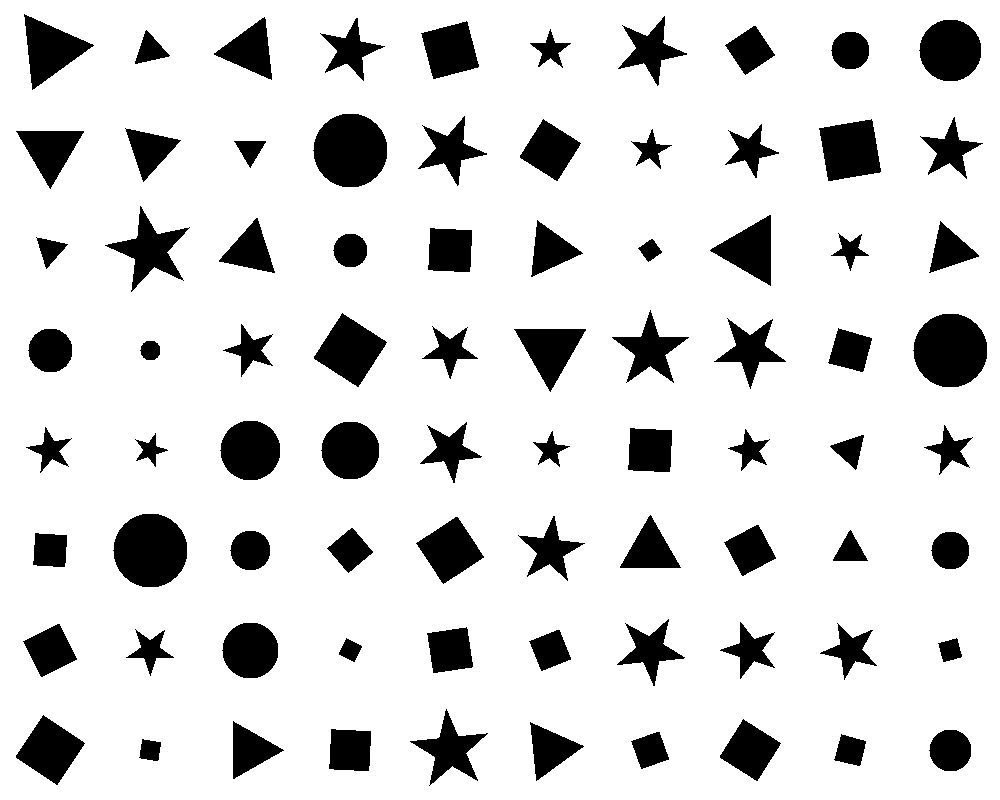
%> input picture 1/Input/Shapes0.png, 1000 x 800 px
$ octave createReportImages.m   (GNU Octave 9; MATLAB toolbox functions it lacks are replaced by stand-ins)
%> lines starting %> are read from the running program, lines starting %| are printed output that depends on the picture; in (x1, y1, x2, y2) boxes, pixels count from 0 and x2, y2 are one past the last pixel; in counts of white or black regions, pixels touching at a corner belong together; the program's own positions count from 1
### 1/readImgFileByName.m
function [ img ] = readImgFileByName( filePathName )
%> called with filePathName = 'Input/Shapes0'
%READIMGFILEBYNAME loads png input images used for classification
% assumption: shapes are white (=1), background is black (=0)
%   @param filePathName String with path and filename of target dataset.
%   @return MxN binary valued image with described color encoding.

    img = imread(strcat(filePathName, '.png'));
%> img is the input picture: size 800x1000 uint8; 85.1% white; 80 black regions, largest, box (x1, y1, x2, y2) and area: (313, 114, 387, 187) 4274, (913, 314, 987, 387) 4274, (113, 514, 187, 587) 4274
    % Invert image, we want background to be black.
    img = im2double(img);
    img = 1 - img;
end

### 1/detectNoiseType.m
function [type, fringeRanking] = detectNoiseType(img)
%DETECTNOISETYPE detect type of noise: underlying main assumption: our image is binary
%   valued. In order to apply an appropriate pre-processing we first have
%   to detect the corresponding type of issue. this detection is done by
%   applying a series of combinatorial heuristics. The main idea is to
%   compare a given image with a certain preprocessed version of itself. If
%   the diff is large enoug, we assume that the image suffers from that
%   particular kind of issue (noise or fringes). Note that it is very
%   important to first be able to detect whether a image suffers from some
%   median shift issues (i.e. salt & pepper noise) and only then try to
%   decide it is really a salt & pepper issue case (or rather a fringe
%   case). fringes are detected by applying an edge restauration algorithm.
%   this is done by smoothing out all edges. the result is an image of
%   "thick" edges that are smoothed out. we then apply a thresholding: if
%   the smoothed pixelvalue is below some epsilon value, we set it to zero
%   (pixel does not belong to edge). otherwise it is set to 1 (belongs to
%   edge). this guarantees a continuous edge reconstruction. the then use
%   this iamge as a AND-Mask and apply it to the original. if the
%   difference is too great (sum of pixels in and-ed image), then we assume
%   our input image suffers from fringes. otherwise we continue assuming it
%   suffers from salt-and pepper noise. in case no kind of issue was
%   detected, we assume that our image does not require any particular
%   preprocessing and yields the corresponding response flag.
%
%   @param img input 2d image can be noisy but is valued 0 or 1.
%   @return type an integer flag to decide what pre-processing we have to
%   apply. it is equal to:
%       1 if Gaussian noise detected
%       2 if Salt- and Peper noise detected
%       3 if no noise detected
%       4 if Fringes in images detected
%
fringeRanking = 0;
    [counts,binLocations] = imhist(img);
%> counts = 256 values, max 680972 at index 1, min 0 at index 2, mean 3125; binLocations = 256 values from 0 to 1
    % two types of buckets mean we have only values 0, 1
    % this means we either do have salt and peper noise or no noise.
    if length(binLocations(counts > 0)) == 2,
        type = 2;
        % heuristics: if there are at most 1.1 times the larger dimension
        % of an image wrong then we assume we have no noise given. Sadly,
        % fringes also resond positively to that thest. however,
        % there is another heuristic in order to detect fringes.

        fringeRanking = abs(sum(sum(medfilt2(img, [5 5])-img)));
%> fringeRanking = 841
        if fringeRanking < max(size(img))*1.1,
            % If more than 100 pixels differ (according to the diff. of a gaussian
            % smoothed thresholding reconstruction of the image, we assume
            % that there are fringes present. NB: applying a gaussian
            % reconstruction is a faster variant of applying a bilateral
            % filter but its reconstruction yields not that well results,
            % though. The case fringeRanking < 200 is for ultra soft
            % fringes. Clean images have a fringeRanking > 200 (around 300)
            % all constants have been determined by try and error.
            fringeRanking = sum(sum(abs(img-restoreImg( img, 0.5 , false)&img)));
            if  fringeRanking > 400 || fringeRanking < 200,
                type = 4;
            else
                type = 3;
            end


        end
    % this corresponds to gaussian noise
    else
        type = 1;
    end
end

### 1/restoreImg.m
function [ out ] = restoreImg( img, N, useBilatFilter)
%> called with N = 0.5, useBilatFilter = false
%RESTOREIMG Summary of this function goes here
%   Detailed explanation goes here

    % Apply thresholding to reconstruct edges.
   if useBilatFilter == true
    out = (double(im2bw(bfilt(img, 2, 2), 0.85)));
   else
    g = fspecial('gaussian', max(1,fix(6*N)), N);
    % Smoothed squared image derivatives
    blurredImg = conv2(img, g, 'same');
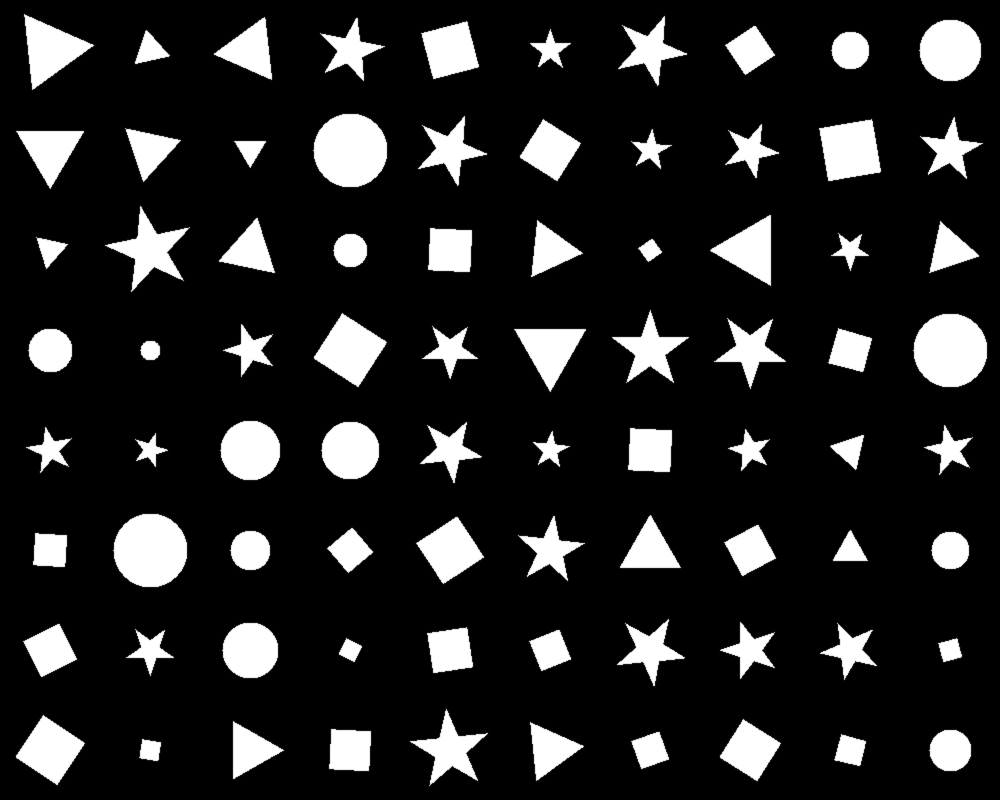
%> blurredImg: size 800x1000 double; min 0, max 1, mean 0.149
    out = double(im2bw(blurredImg, 0.8));
%> out: size 800x1000 double; values 0 (black) and 1 (white), 14.8% white; 80 white regions, largest, box (x1, y1, x2, y2) and area: (314, 114, 387, 187) 4273, (914, 314, 987, 387) 4273, (114, 514, 187, 587) 4273
   end

end

### 1/readImageAndGT.m
function [ img_preprocessed, gt, img, PREPROCESS, fringeRanking ] = readImageAndGT(filename, suffix, useGaussianNoise)
%READIMAGEANDGT Returns a preprocessed image and the ground truth
    filepathname = ['Input/', filename];
    filepathname = strcat(filepathname, suffix);

    img = readImgFileByName(filepathname);

    if (useGaussianNoise == 1) img = imnoise(img,'gaussian', 0, .1); end

    [PREPROCESS, fringeRanking] = detectNoiseType(img);
%> in detectNoiseType, `fringeRanking = sum(sum(abs(img-restoreImg( img, 0.5 , false)&img)));`: fringeRanking = 344
%> PREPROCESS = 3; fringeRanking = 344
    % Image img is (M x N)


%> the run ends on the next line
    gt = textread(['Input/', filename, '.txt'], '%s');
    G = fspecial('gaussian');
    % correct gaussian noise using a wiener filter - relying on a common
    % degregation noise model:
    %       given_image := conv(clean_img, blur_kernel) + noise
    if (PREPROCESS == 1)
        img_preprocessed = wiener2(img,[5 5]);
        G = fspecial('gaussian',[5 5], 1);
    % Median filter, effective against salt and pepper noise.
    elseif (PREPROCESS == 4)
        img_preprocessed = restoreImg(img, 2.3, false);
    elseif (PREPROCESS == 2)
        img_preprocessed = medfilt2(img, [5 5]);

        % img_preprocessed = ownMedianFilter(img, 5);

        img_preprocessed = restoreImg(img_preprocessed, 2.3, true);
    elseif (PREPROCESS == 3)
        img_preprocessed = img;
    end

    % preprocess image for sobel edge detector - pre-smooth it => good results
    img_preprocessed = imfilter(img_preprocessed, G, 'same');
    if (PREPROCESS == 1)
        img_preprocessed = double(im2bw(img_preprocessed, 0.5));
    end
end

### 1/createReportImages.m
clc
clear all;
close all;
OUTPUT = 0;
%% Select position of subimage and prefix (for dumping)
if OUTPUT ==0
    img_prefix = 'square';
    filename = 'Shapes0';
    suffix = '';
    n = 5 * 100 + 1; % on x axis
    m = 1 * 100 + 1; % on y axis
elseif OUTPUT == 1
    img_prefix = 'square_noisy';
    filename = 'Shapes_Noise_Heavy_Validation';
    suffix = '';
    n = 6 * 100 + 1; % on x axis
    m = 4 * 100 + 1; % on y axis
end

[img_preprocessed, gt, img_full] = readImageAndGT(filename, suffix, false);

$ run again, with 1/Input/Shapes1.png copied over 1/Input/Shapes0.png
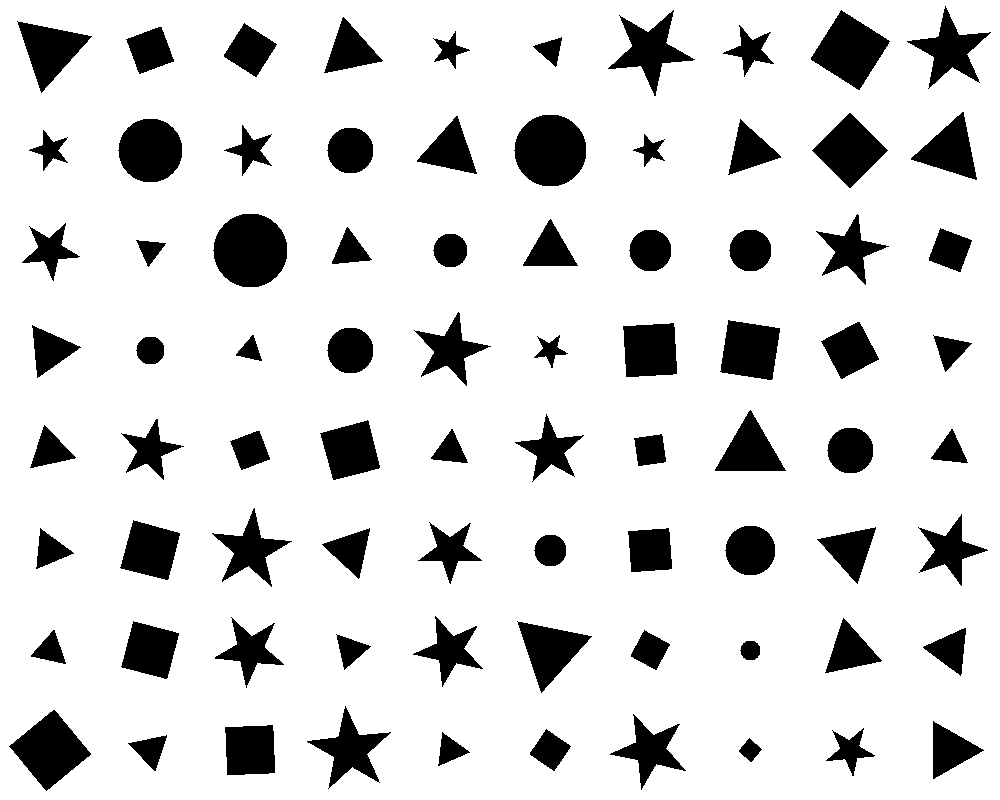
%> input picture 1/Input/Shapes1.png, 1000 x 800 px
%> in readImgFileByName, img is the input picture: size 800x1000 uint8; 85% white; 80 black regions, largest, box (x1, y1, x2, y2) and area: (213, 214, 287, 287) 4274, (514, 115, 586, 186) 4050, (9, 710, 91, 791) 3393
%> counts = 256 values, max 679848 at index 1, min 0 at index 2, mean 3125; binLocations = 256 values from 0 to 1
%> in detectNoiseType, `fringeRanking = abs(sum(sum(medfilt2(img, [5 5])-img)));`: fringeRanking = 814
%> in restoreImg, `blurredImg = conv2(img, g, 'same');`:
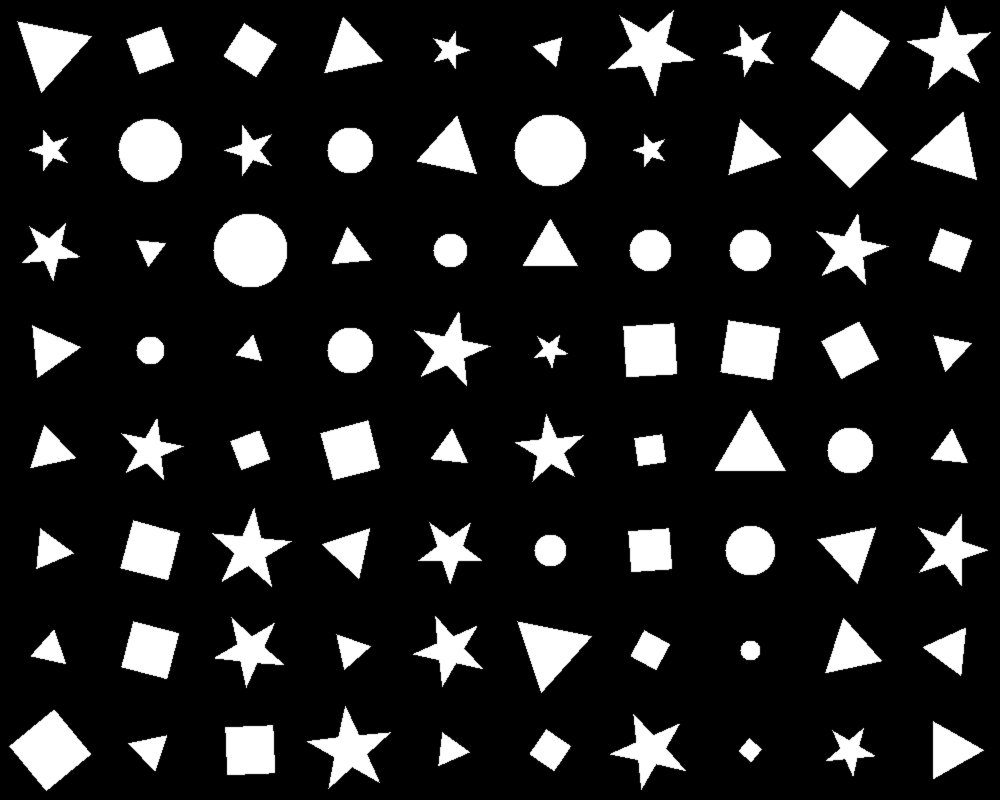
%> blurredImg: size 800x1000 double; min 0, max 1, mean 0.15
%> out: size 800x1000 double; values 0 (black) and 1 (white), 15% white; 80 white regions, largest, box (x1, y1, x2, y2) and area: (214, 214, 287, 287) 4273, (515, 115, 586, 186) 4049, (10, 710, 91, 790) 3391
%> in detectNoiseType, `fringeRanking = sum(sum(abs(img-restoreImg( img, 0.5 , false)&img)));`: fringeRanking = 326
%> in readImageAndGT, `[PREPROCESS, fringeRanking] = detectNoiseType(img);`: PREPROCESS = 3; fringeRanking = 326

$ run again, with 1/Input/Shapes2.png copied over 1/Input/Shapes0.png
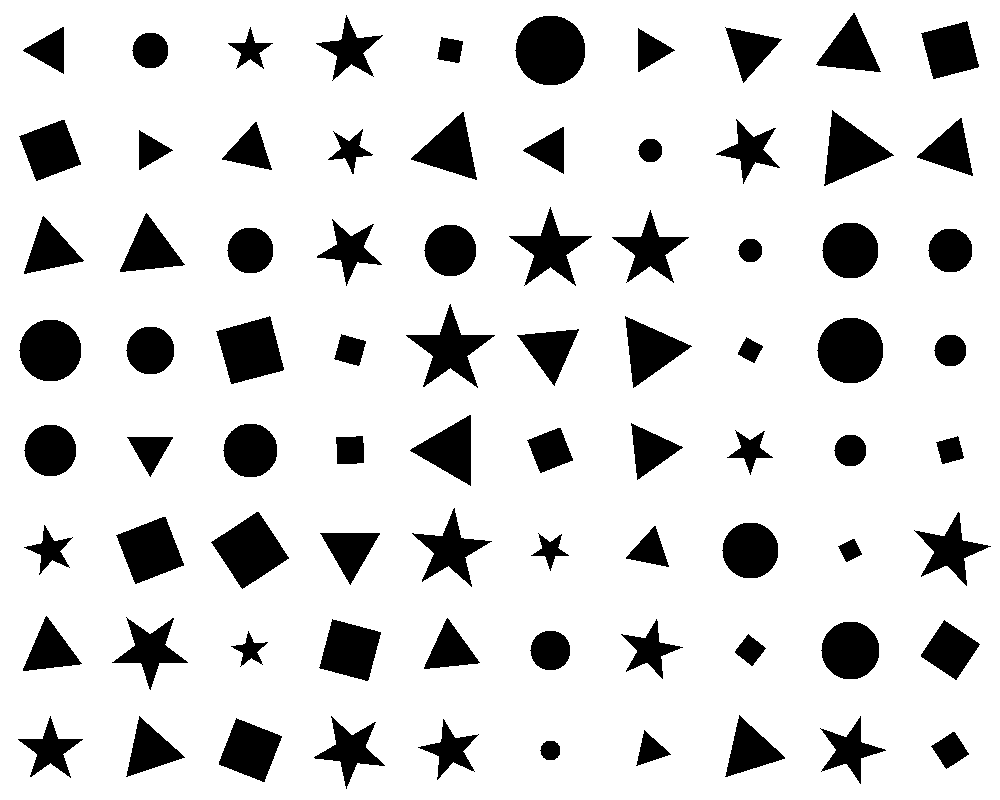
%> input picture 1/Input/Shapes2.png, 1000 x 800 px
%> in readImgFileByName, img is the input picture: size 800x1000 uint8; 84.5% white; 80 black regions, largest, box (x1, y1, x2, y2) and area: (515, 16, 585, 85) 3818, (817, 318, 883, 383) 3390, (211, 512, 289, 589) 3170
%> counts = 256 values, max 676255 at index 1, min 0 at index 2, mean 3125; binLocations = 256 values from 0 to 1
%> in detectNoiseType, `fringeRanking = abs(sum(sum(medfilt2(img, [5 5])-img)));`: fringeRanking = 788
%> in restoreImg, `blurredImg = conv2(img, g, 'same');`:
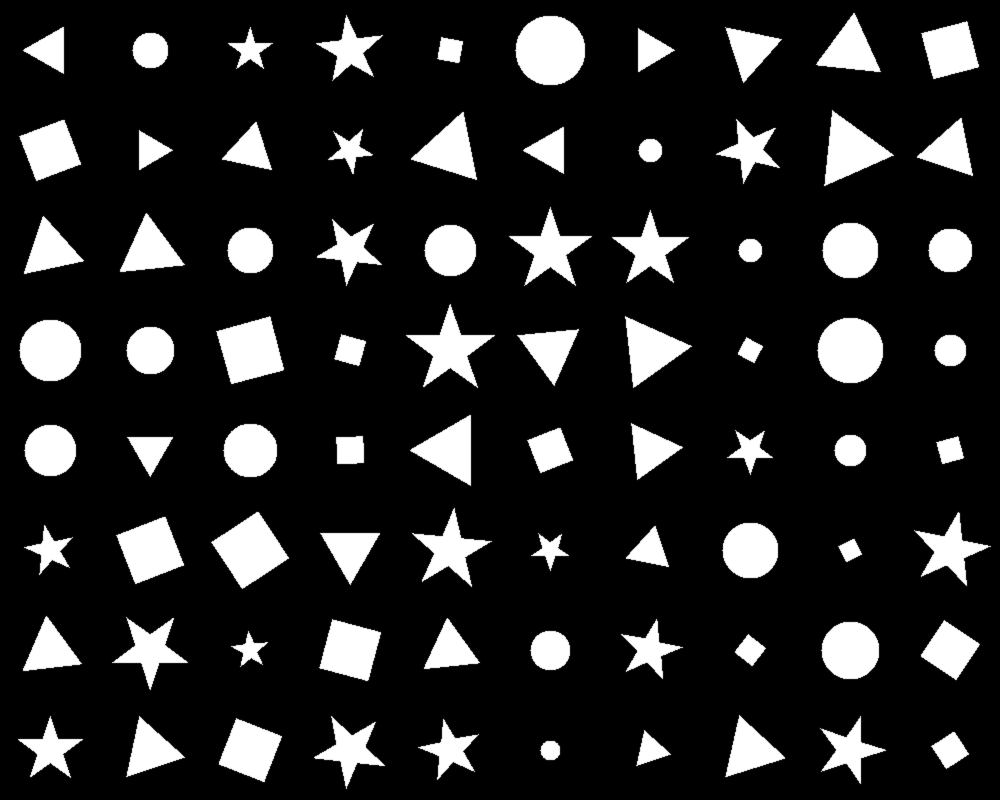
%> blurredImg: size 800x1000 double; min 0, max 1, mean 0.155
%> out: size 800x1000 double; values 0 (black) and 1 (white), 15.4% white; 80 white regions, largest, box (x1, y1, x2, y2) and area: (516, 16, 585, 85) 3817, (818, 318, 883, 383) 3389, (212, 512, 289, 588) 3167
%> in detectNoiseType, `fringeRanking = sum(sum(abs(img-restoreImg( img, 0.5 , false)&img)));`: fringeRanking = 309
%> in readImageAndGT, `[PREPROCESS, fringeRanking] = detectNoiseType(img);`: PREPROCESS = 3; fringeRanking = 309
